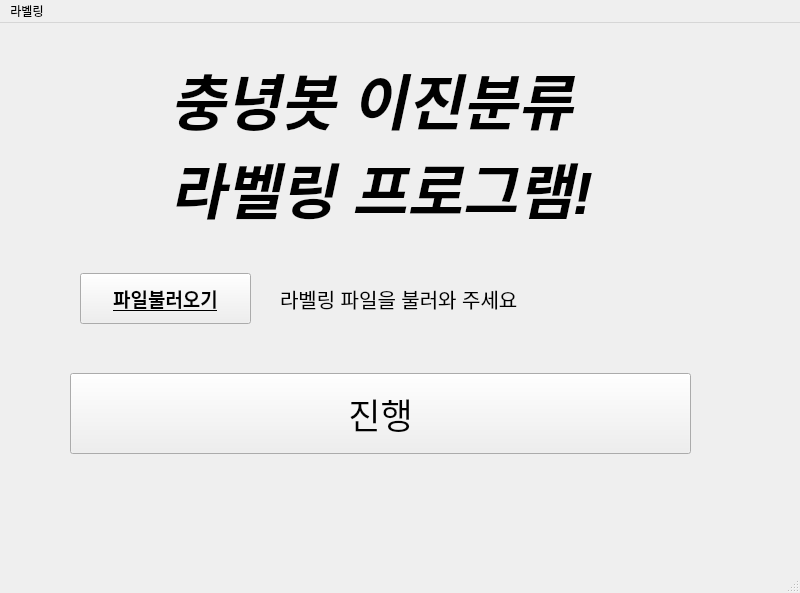
<?xml version="1.0" encoding="UTF-8"?>
<ui version="4.0">
 <class>MainWindow</class>
 <widget class="QMainWindow" name="MainWindow">
  <property name="geometry">
   <rect>
    <x>0</x>
    <y>0</y>
    <width>800</width>
    <height>593</height>
   </rect>
  </property>
  <property name="windowTitle">
   <string>충녕봇 이진분류 라벨링 프로그램</string>
  </property>
  <widget class="QWidget" name="centralwidget">
   <widget class="QPushButton" name="file_load_button">
    <property name="geometry">
     <rect>
      <x>80</x>
      <y>250</y>
      <width>171</width>
      <height>51</height>
     </rect>
    </property>
    <property name="font">
     <font>
      <pointsize>14</pointsize>
      <weight>75</weight>
      <bold>true</bold>
      <underline>true</underline>
     </font>
    </property>
    <property name="text">
     <string>파일불러오기</string>
    </property>
   </widget>
   <widget class="QLabel" name="file_name_label">
    <property name="geometry">
     <rect>
      <x>280</x>
      <y>240</y>
      <width>391</width>
      <height>71</height>
     </rect>
    </property>
    <property name="font">
     <font>
      <pointsize>15</pointsize>
     </font>
    </property>
    <property name="text">
     <string>라벨링 파일을 불러와 주세요</string>
    </property>
   </widget>
   <widget class="QPushButton" name="next_button">
    <property name="geometry">
     <rect>
      <x>70</x>
      <y>350</y>
      <width>621</width>
      <height>81</height>
     </rect>
    </property>
    <property name="font">
     <font>
      <family>HY엽서M</family>
      <pointsize>26</pointsize>
     </font>
    </property>
    <property name="text">
     <string>진행</string>
    </property>
   </widget>
   <widget class="QLabel" name="title_label">
    <property name="geometry">
     <rect>
      <x>170</x>
      <y>40</y>
      <width>481</width>
      <height>161</height>
     </rect>
    </property>
    <property name="font">
     <font>
      <family>Arial</family>
      <pointsize>45</pointsize>
      <weight>75</weight>
      <italic>true</italic>
      <bold>true</bold>
     </font>
    </property>
    <property name="text">
     <string>충녕봇 이진분류 
라벨링 프로그램!</string>
    </property>
   </widget>
  </widget>
  <widget class="QMenuBar" name="menubar">
   <property name="geometry">
    <rect>
     <x>0</x>
     <y>0</y>
     <width>800</width>
     <height>21</height>
    </rect>
   </property>
   <widget class="QMenu" name="menu">
    <property name="title">
     <string>라벨링</string>
    </property>
   </widget>
   <addaction name="menu"/>
  </widget>
  <widget class="QStatusBar" name="statusbar"/>
  <action name="actiondata">
   <property name="text">
    <string>data</string>
   </property>
  </action>
 </widget>
 <resources/>
 <connections/>
</ui>
